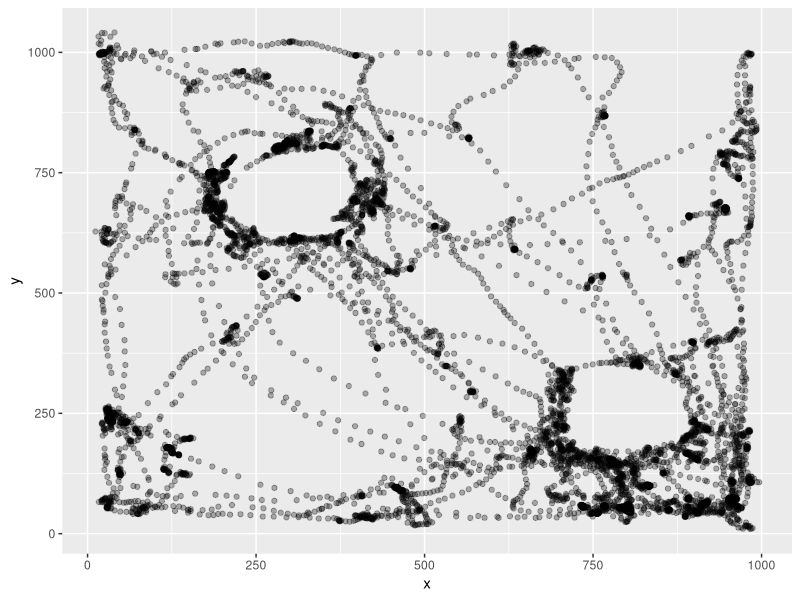

The R script that drew this image: (Note: this script raises an error after producing the figure.)
rm(list = ls())
library(tidyverse)
SimilarLearn <- read_csv("240711_r1570_0_baseline_learn.csv")
SimilarLearn <- SimilarLearn %>%
  select(!15:24) %>%
  filter(Value.Item1.Item2>21) %>%
  rename(pixelx = Value.Item1.Item3.X, pixely = Value.Item1.Item3.Y, TimePoint = Value.Item1.Item2) %>%
  select(!1, !14)
x1 <- c(SimilarLearn$pixelx)
y1 <- c(SimilarLearn$pixely)
df1 <- data.frame(x = x1, y = y1)
p1 <- ggplot(df1, aes(x = x, y = y)) +
  geom_point(alpha = 0.3)
p1
library(ggforce)
p1circle <- p1 + geom_circle(aes(x0 = 309, y0 = 715, r = 130), color = "blue")
p1circle <- p1circle + geom_circle(aes(x0 = 797, y0 = 261, r = 130), color = "blue")
p1circle <- p1circle +
  ggtitle("baseline")
p1circle
radius <- 130
#I changed the radius into 130 because the rats are much bigger in these trials.
center_x1 <- 309
center_y1 <- 715
df1$distance <- sqrt((df1$x - center_x1)^2 + (df1$y - center_y1)^2)
points_in_circle1 <- sum(df1$distance <= radius)
print(points_in_circle1)
center_x2 <- 797
center_y2 <- 261
df1$distance1 <- sqrt((df1$x - center_x2)^2 + (df1$y - center_y2)^2)
points_in_circle2 <- sum(df1$distance1 <= radius)
print(points_in_circle2)

BaselineLearn <- read_csv("240711_r1570_1_similar_learn.csv")
BaselineLearn <- BaselineLearn %>%
  select(!15:24) %>%
  filter(Value.Item1.Item2>35) %>%
  rename(pixelx = Value.Item1.Item3.X, pixely = Value.Item1.Item3.Y, TimePoint = Value.Item1.Item2) %>%
  select(!1, !14)
x2 <- c(BaselineLearn$pixelx)
y2 <- c(BaselineLearn$pixely)
df2 <- data.frame(x = x2, y = y2)
p2 <- ggplot(df2, aes(x = x2, y = y2)) +
  geom_point(alpha = 0.3)
p2
p2circle <- p2 + geom_circle(aes(x0 = 324, y0 = 710, r = 130), color = "red")
p2circle <- p2circle + geom_circle(aes(x0 = 788, y0 = 266, r = 130), color = "red")
p2circle <- p2circle +
  ggtitle("similar")
p2circle
radius <- 130
center_x1 <- 324
center_y1 <- 710
df2$distance <- sqrt((df2$x - center_x1)^2 + (df2$y - center_y1)^2)
points_in_circle2 <- sum(df2$distance <= radius)
print(points_in_circle2)
center_x2 <- 788
center_y2 <- 266
df2$distance1 <- sqrt((df2$x - center_x2)^2 + (df2$y - center_y2)^2)
points_in_circle2 <- sum(df2$distance1 <= radius)
print(points_in_circle2)

BaselineTest <- read_csv("240711_r1570_2_similar_test.csv")
BaselineTest <- BaselineTest %>%
  select(!15:24) %>%
  filter(Value.Item1.Item2>45) %>%
  rename(pixelx = Value.Item1.Item3.X, pixely = Value.Item1.Item3.Y, TimePoint = Value.Item1.Item2) %>%
  select(!1, !14)
x3 <- c(BaselineTest$pixelx)
y3 <- c(BaselineTest$pixely)
df3 <- data.frame(x = x3, y = y3)
p3 <- ggplot(df3, aes(x = x3, y = y3)) +
  geom_point(alpha = 0.3)
p3
p3circle <- p3 + geom_circle(aes(x0 = 324, y0 = 705, r = 130), color = "red")
p3circle <- p3circle + geom_circle(aes(x0 = 788, y0 = 251, r = 130), color = "blue")
p3circle <- p3circle +
  ggtitle("similar")
p3circle
radius <- 130
center_x3 <- 324
center_y3 <- 705
df3$distance <- sqrt((df3$x - center_x3)^2 + (df3$y - center_y3)^2)
points_in_circle3 <- sum(df3$distance <= radius)
print(points_in_circle3)
center_x3 <- 788
center_y3 <- 251
df3$distance1 <- sqrt((df3$x - center_x3)^2 + (df3$y - center_y3)^2)
points_in_circle3 <- sum(df1$distance1 <= radius)
print(points_in_circle3)

BaselineLearn1 <- read_csv("240711_r1570_3_different_learn.csv")
BaselineLearn1 <- BaselineLearn1 %>%
  select(!15:24) %>%
  filter(Value.Item1.Item2>78) %>%
  rename(pixelx = Value.Item1.Item3.X, pixely = Value.Item1.Item3.Y, TimePoint = Value.Item1.Item2) %>%
  select(!1, !14)
x4 <- c(BaselineLearn1$pixelx)
y4 <- c(BaselineLearn1$pixely)
df4 <- data.frame(x = x4, y = y4)
p4 <- ggplot(df4, aes(x = x4, y = y4)) +
  geom_point(alpha = 0.3)
p4
p4circle <- p4 + geom_circle(aes(x0 = 462, y0 = 989, r = 130), color = "green")
p4circle <- p4circle + geom_circle(aes(x0 = 1040, y0 = 452, r = 130), color = "green")
p4circle <- p4circle +
  ggtitle("different")
p4circle
radius <- 130
center_x4 <- 462
center_y4 <- 989
df4$distance <- sqrt((df4$x - center_x4)^2 + (df4$y - center_y4)^2)
points_in_circle4 <- sum(df4$distance <= radius)
print(points_in_circle4)
center_x4 <- 1040
center_y4 <- 452
df4$distance1 <- sqrt((df4$x - center_x4)^2 + (df4$y - center_y4)^2)
points_in_circle4 <- sum(df4$distance1 <= radius)
print(points_in_circle4)

DifferentLearn <- read_csv("240711_r1570_4_baseline_learn.csv")
DifferentLearn <- DifferentLearn %>%
  select(!15:24) %>%
  filter(Value.Item1.Item2>0) %>%
  rename(pixelx = Value.Item1.Item3.X, pixely = Value.Item1.Item3.Y, TimePoint = Value.Item1.Item2) %>%
  select(!1, !14)
x5 <- c(DifferentLearn$pixelx)
y5 <- c(DifferentLearn$pixely)
df5 <- data.frame(x = x5, y = y5)
p5 <- ggplot(df5, aes(x = x5, y = y5)) +
  geom_point(alpha = 0.3)
p5
p5circle <- p5 + geom_circle(aes(x0 = 299, y0 = 690, r = 130), color = "purple")
p5circle <- p5circle + geom_circle(aes(x0 = 808, y0 = 251, r = 130), color = "purple")
p5circle <- p5circle +
  ggtitle("baseline")
p5circle
radius <- 130
center_x5 <- 299
center_y5 <- 690
df5$distance <- sqrt((df5$x - center_x5)^2 + (df5$y - center_y5)^2)
points_in_circle5 <- sum(df5$distance <= radius)
print(points_in_circle5)
center_x6 <- 808
center_y6 <- 251
df5$distance1 <- sqrt((df5$x - center_x6)^2 + (df5$y - center_y6)^2)
points_in_circle6 <- sum(df5$distance1 <= radius)
print(points_in_circle6)

DifferentTest <- read_csv("240711_r1570_5_different_test.csv")
DifferentTest <- DifferentTest %>%
  select(!15:24) %>%
  filter(Value.Item1.Item2>51) %>%
  rename(pixelx = Value.Item1.Item3.X, pixely = Value.Item1.Item3.Y, TimePoint = Value.Item1.Item2) %>%
  select(!1, !14)
x6 <- c(DifferentTest$pixelx)
y6 <- c(DifferentTest$pixely)
df6 <- data.frame(x = x6, y = y6)
p6 <- ggplot(df6, aes(x = x6, y = y6)) +
  geom_point(alpha = 0.3)
p6
p6circle <- p6 + geom_circle(aes(x0 = 457, y0 = 989, r = 130), color = "green")
p6circle <- p6circle + geom_circle(aes(x0 = 1035, y0 = 452, r = 130), color = "purple")
p6circle <- p6circle +
  ggtitle("different")
p6circle
radius <- 130
center_x6 <- 457
center_y6 <- 989
df6$distance <- sqrt((df6$x - center_x6)^2 + (df6$y - center_y6)^2)
points_in_circle6 <- sum(df6$distance <= radius)
print(points_in_circle6)
center_x6 <- 1030
center_y6 <- 452
df6$distance1 <- sqrt((df6$x - center_x6)^2 + (df6$y - center_y6)^2)
points_in_circle6 <- sum(df6$distance1 <= radius)
print(points_in_circle6)
library(gridExtra)
grid.arrange(p1circle, p2circle, p3circle, p4circle, p5circle, p6circle, nrow = 2, ncol = 3)
